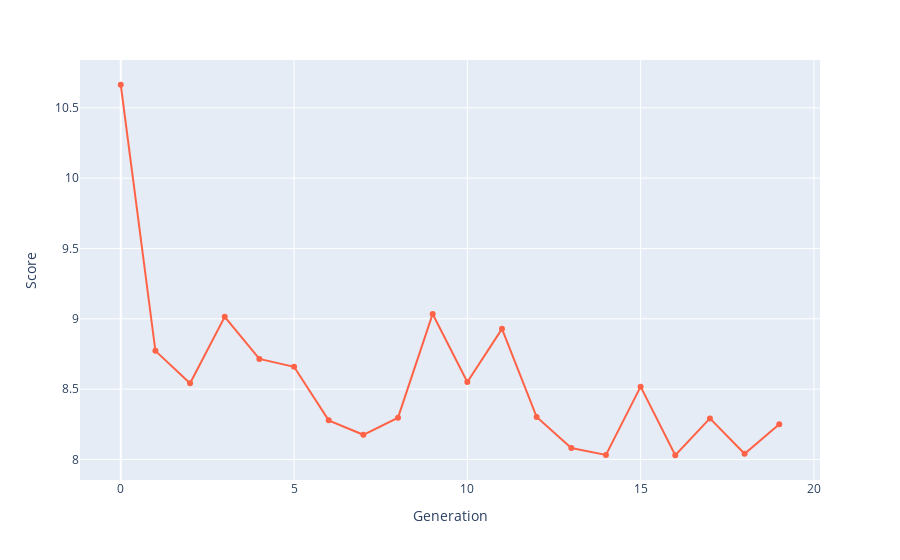

Write notebook code for a chart like this one.
### Code cell
bestRankDF = pd.DataFrame(bestRank, columns=['Score', 'Schedule'])
bestRank
bestRankDF['Generation'] = bestRankDF.index.values
fig = px.line(bestRankDF, x='Generation', y='Score',
              hover_data=['Schedule'], markers=True)
fig.update_traces(line_color='Tomato')
fig.show()
fileName = f'p{popSize}g{generations}n{nSwaps}.html'
fig.write_html(f'charts/{fileName}', include_plotlyjs="cdn")

### Figure 1 — Plotly figure (JSON) as saved in the notebook; plotly's stock layout.template omitted (floating-point values rounded to 4 significant figures; data arrays with more than 128 entries replaced by an {"elided": "..."} marker saying what was removed)
{"data": [{"customdata": {"elided": "20x1x48 int values"}, "hovertemplate": "Generation=%{x}<br>Score=%{y}<br>Schedule=%{customdata[0]}<extra></extra>", "legendgroup": "", "line": {"color": "Tomato", "dash": "solid"}, "marker": {"symbol": "circle"}, "mode": "markers+lines", "name": "", "orientation": "v", "showlegend": false, "type": "scatter", "x": [0, 1, 2, 3, 4, 5, 6, 7, 8, 9, 10, 11, 12, 13, 14, 15, 16, 17, 18, 19], "xaxis": "x", "y": [10.66, 8.772, 8.542, 9.014, 8.714, 8.659, 8.278, 8.175, 8.297, 9.034, 8.55, 8.928, 8.302, 8.081, 8.032, 8.518, 8.03, 8.292, 8.04, 8.25], "yaxis": "y"}], "layout": {"legend": {"tracegroupgap": 0}, "margin": {"t": 60}, "xaxis": {"anchor": "y", "domain": [0, 1], "title": {"text": "Generation"}}, "yaxis": {"anchor": "x", "domain": [0, 1], "title": {"text": "Score"}}}}
